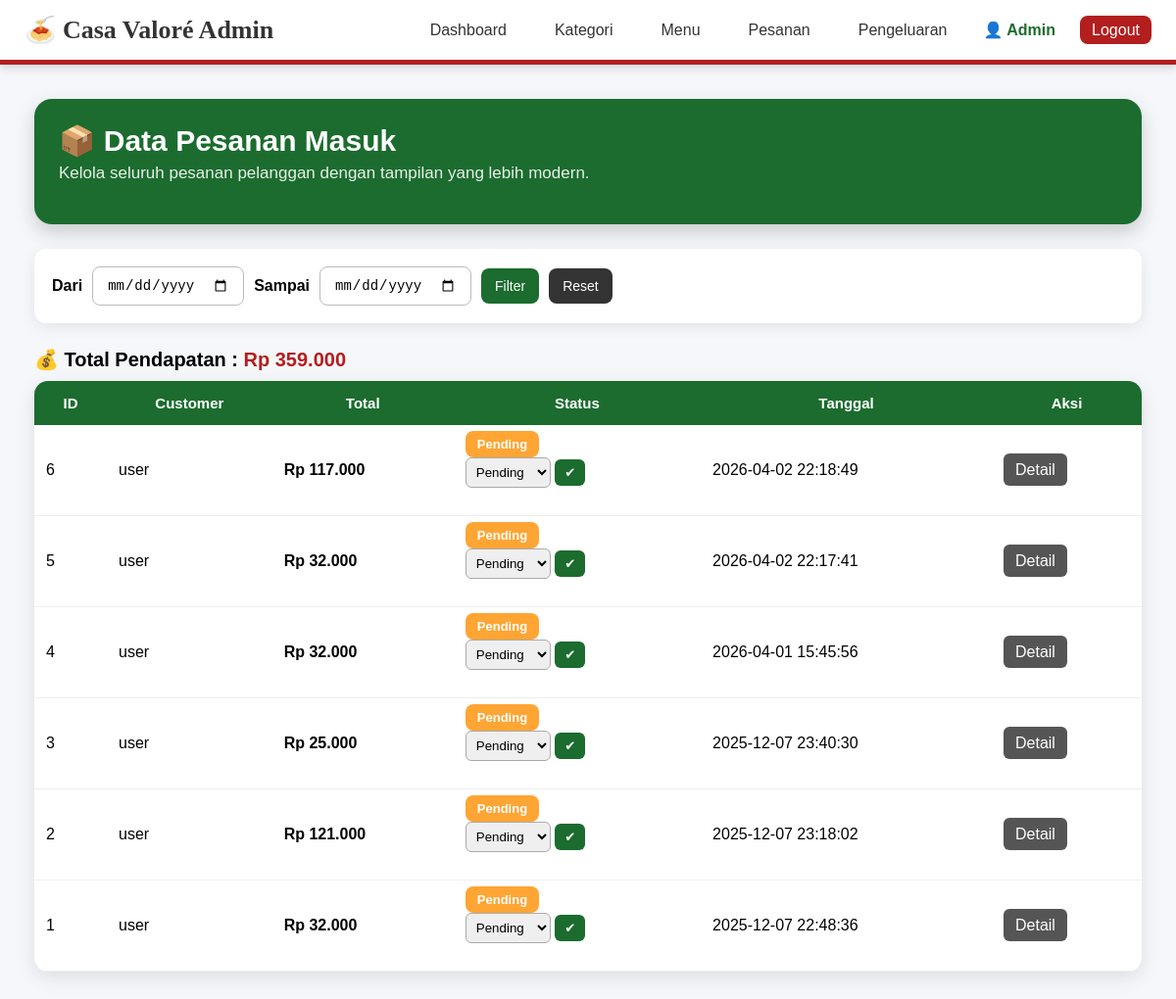
The app's page /admin/orders.php (signed in) with its own data.
### tables this page shows
CREATE TABLE `pesanan` (
  `id` int(11) NOT NULL,
  `pelanggan` varchar(100) DEFAULT NULL,
  `tanggal` datetime DEFAULT current_timestamp(),
  `total` int(11) DEFAULT NULL,
  `status` enum('pending','diproses','selesai') DEFAULT 'pending'
);

### admin/orders.php (the view, shortened to what this page needs)
<?php
include "../koneksi.php";
include "../navbar_admin.php";
$where = "";
$query = mysqli_query($koneksi,"
    SELECT id, pelanggan, total, status, tanggal
    FROM pesanan
    $where
    ORDER BY tanggal DESC
");
$totalQuery = mysqli_query($koneksi,"SELECT SUM(total) AS jumlah FROM pesanan $where");
$totalPendapatan = mysqli_fetch_assoc($totalQuery)['jumlah'] ?? 0;
?>
<!DOCTYPE html>
<html lang="id">
<head>
</head>
<body>
<div class="container">
    <div class="header-box">
        <h2>📦 Data Pesanan Masuk</h2>
        <p>Kelola seluruh pesanan pelanggan dengan tampilan yang lebih modern.</p>
    </div>
    <form method="GET" class="filter-box">
        <label><b>Dari</b></label>
        <input type="date" name="dari" value="<?= $_GET['dari'] ?? '' ?>">
        <label><b>Sampai</b></label>
        <input type="date" name="sampai" value="<?= $_GET['sampai'] ?? '' ?>">
        <button type="submit">Filter</button>
        <a href="orders.php">Reset</a>
    </form>
    <h3 style="margin-bottom: 10px; font-size: 20px;">
        💰 Total Pendapatan :
        <span style="color:#b31e1e; font-weight:bold;">
            Rp <?= number_format($totalPendapatan,0,',','.') ?>
        </span>
    </h3>
    <table>
        <tr>
            <th>ID</th>
            <th>Customer</th>
            <th>Total</th>
            <th>Status</th>
            <th>Tanggal</th>
            <th>Aksi</th>
        </tr>
        <?php while ($row = mysqli_fetch_assoc($query)) : ?>
        <tr>
            <td><?= $row['id'] ?></td>
            <td><?= $row['pelanggan'] ?></td>
            <td><b>Rp <?= number_format($row['total'],0,',','.') ?></b></td>
            <td>
                <span class="status-badge <?= $row['status']; ?>">
                    <?= ucfirst($row['status']); ?>
                </span>
                <form method="post" style="margin-top:6px;">
                    <select name="status">
                        <option value="pending"  <?= $row['status']=='pending'?'selected':'' ?>>Pending</option>
                    </select>
                    <button class="update-btn">✔</button>
                </form>
            </td>
            <td><?= $row['tanggal'] ?></td>
            <td>
                <a class="detail-btn" href="order_detail.php?id=<?= $row['id'] ?>">Detail</a>
            </td>
        </tr>
        <?php endwhile; ?>
    </table>
</div>
</body>
</html>

### navbar_admin.php (style rules this page uses)
body { margin: 0 ; padding: 0 ; }

### admin/orders.php (style rules this page uses)
body { margin: 0; background: #f5f7fa; font-family: 'Poppins', sans-serif; }
.container { padding: 35px; }
.header-box { background: linear-gradient(135deg, #1b6c2e, #1b6c2e); padding: 25px; border-radius: 18px; color: white; margin-bottom: 25px; box-shadow: 0 8px 20px rgba(0,0,0,0.18); }
.header-box h2 { margin: 0; font-size: 30px; font-weight: 700; }
.header-box p { margin-top: 6px; font-size: 17px; opacity: .9; }
.filter-box { background: white; padding: 18px; border-radius: 12px; box-shadow: 0 4px 15px rgba(0,0,0,0.08); margin-bottom: 25px; display: flex; align-items: center; gap: 10px; }
.filter-box input, .filter-box button, .filter-box a { padding: 10px 14px; border-radius: 8px; font-size: 14px; }
.filter-box input { border: 1px solid #bbb; }
.filter-box button { background: #1b6c2e; border: none; color: white; cursor: pointer; }
.filter-box a { background: #333; color: white; text-decoration: none; }
table { width: 100%; border-collapse: collapse; background: white; border-radius: 14px; overflow: hidden; box-shadow: 0 6px 20px rgba(0,0,0,0.10); }
table th { background: #1b6c2e; color: white; padding: 14px; font-size: 15px; }
table td { padding: 12px; border-bottom: 1px solid #eee; }
.status-badge { padding: 6px 12px; color: white; border-radius: 8px; font-size: 13px; font-weight: 600; }
.pending { background: #ffa534; }
select { padding: 6px; border-radius: 6px; border: 1px solid #aaa; }
button.update-btn { padding: 6px 10px; background: #1b6c2e; color: white; border: none; border-radius: 6px; cursor: pointer; }
.detail-btn { padding: 8px 12px; background: #555; color: white; text-decoration: none; border-radius: 6px; }

### records on screen
pesanan: id "6", pelanggan "user", total "117.000", status "Pending", tanggal "2026-04-02 22:18:49"
pesanan: id "5", pelanggan "user", total "32.000", status "Pending", tanggal "2026-04-02 22:17:41"
pesanan: id "4", pelanggan "user", total "32.000", status "Pending", tanggal "2026-04-01 15:45:56"
pesanan: id "3", pelanggan "user", total "25.000", status "Pending", tanggal "2025-12-07 23:40:30"
pesanan: id "2", pelanggan "user", total "121.000", status "Pending", tanggal "2025-12-07 23:18:02"
pesanan: id "1", pelanggan "user", total "32.000", status "Pending", tanggal "2025-12-07 22:48:36"

### other values on screen
$_SESSION['name'] "Admin"
$totalPendapatan "359.000"
